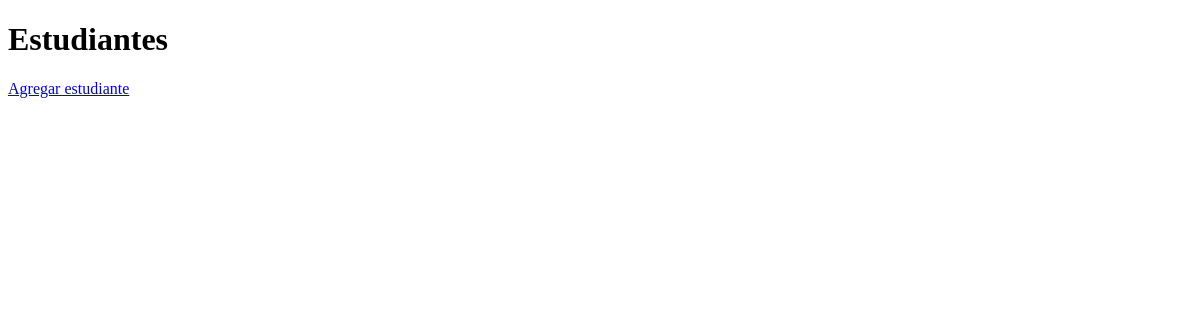
The app's page /api/v1/estudiantes/, older data.
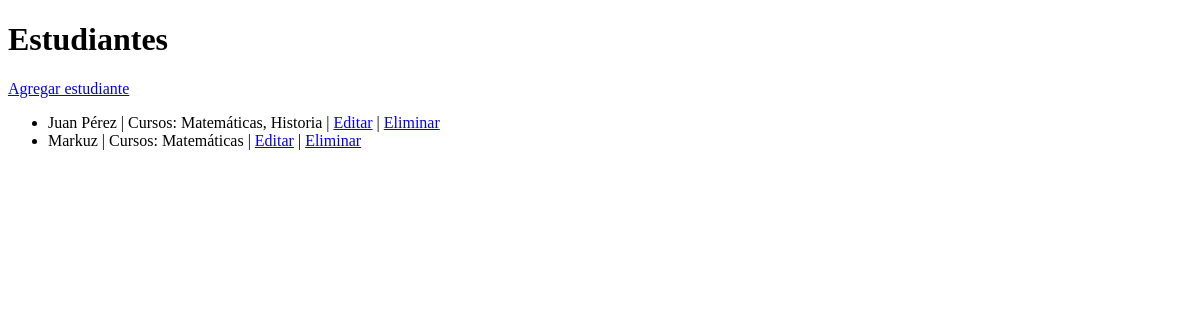
The same page, newer data.
### myapp/models.py (models this page shows, shortened)
class Estudiante(models.Model):
    nombre = models.CharField(max_length=100)
    cursos = models.ManyToManyField(Curso, related_name='estudiantes')

class Curso(models.Model):
    nombre = models.CharField(max_length=100)

### myapp/views.py (the view)
# urls.py: path('estudiantes/', lista_estudiantes, name='lista_estudiantes'),
def lista_estudiantes(request):
    estudiantes = Estudiante.objects.all()
    return render(request, 'estudiantes/lista_estudiantes.html',  {'estudiantes': estudiantes})

### myapp/templates/estudiantes/lista_estudiantes.html (shortened to what this page needs)
<!DOCTYPE html>
<html>
<head>
</head>
<body>
    <h1>Estudiantes</h1>
    <a href="{% url 'crear_estudiante' %}">Agregar estudiante</a>
    <ul>
        {% for estudiante in estudiantes %}
            <li>
                {{ estudiante.nombre }} |
                Cursos:
                {% for curso in estudiante.cursos.all %}
                    {{ curso.nombre }}{% if not forloop.last %}, {% endif %}
                {% endfor %}
                | <a href="{% url 'editar_estudiante' estudiante.id %}">Editar</a>
                | <a href="{% url 'eliminar_estudiante' estudiante.id %}">Eliminar</a>
            </li>
        {% endfor %}
    </ul>
</body>
</html>

Row changes from the older to the newer data that the page shows:
added Estudiante: nombre "Juan Pérez"
added Curso: nombre "Matemáticas"
added Curso: nombre "Historia", shown under "Juan Pérez"
added Estudiante: nombre "Markuz"
